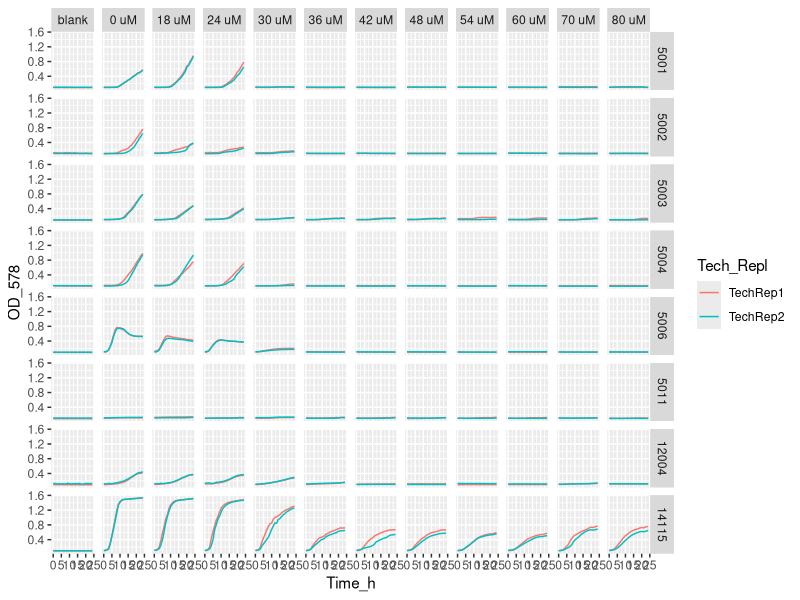
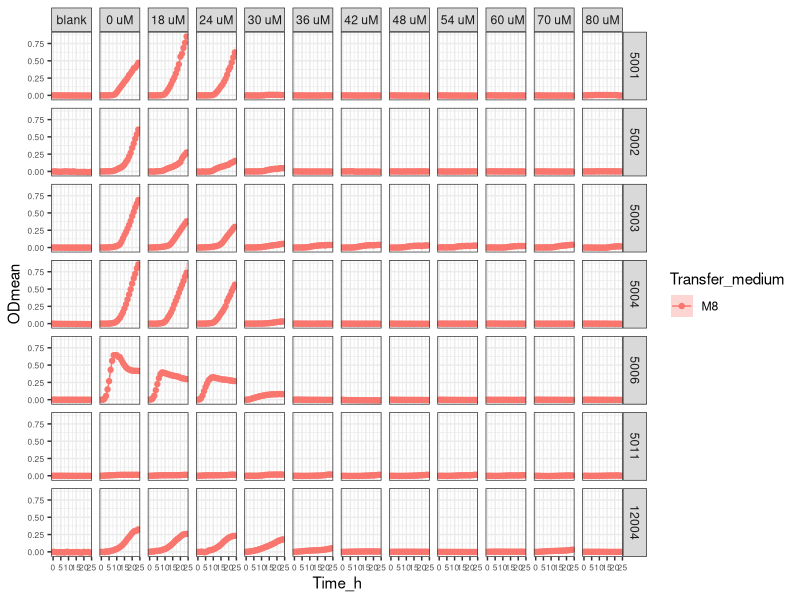

Write the R code that produced these figures, in order.
setwd("~/ITQB/Plate readings/Exp8_6plates_16112023")

library(tidyverse)

library(readxl)
Exp8a <- Exp8a_6plates_16112023_final <- read_excel("Exp8a_6plates_16112023_final_final.xlsx")
View(Exp8a) 

Exp8a_v1 <- Exp8a %>%
  pivot_longer(names_to = "Condition", values_to = "OD_578", cols = -Time_h)
Exp8a_v1
View(Exp8a_v1)


Exp8a_v2 <- separate(Exp8a_v1, Condition, 
                    c("Strain",
                      "Transfer_medium",
                      "Zn_condition", 
                      "Tech_Repl",
                      "Biol_Repl",
                      "TPEN_conc",
                      "Well_number"), 
                    sep = "_", remove = FALSE,
                    convert = FALSE)
View(Exp8a_v2)

Exp8a_v2$OD_578 <- as.numeric (Exp8a_v2$OD_578) #Because OD_578 values are character

Exp8a_v2$TPEN_conc <- factor(Exp8a_v2$TPEN_conc, levels = c("ctrTPENcells",
                                                          "ctrTPEN",
                                                          "3.6",
                                                          "4.8",
                                                          "6",
                                                          "7.2",
                                                          "8.4",
                                                          "9.6",
                                                          "10.8",
                                                          "12",
                                                          "14",
                                                          "16"))

Exp8a_v2 <- Exp8a_v2 %>% mutate(TPEN_conc = recode (TPEN_conc,
                                                  "ctrTPENcells" = "blank" ,
                                                  "ctrTPEN" = "0 uM",
                                                  "3.6"= "18 uM",
                                                  "4.8"= "24 uM",
                                                  "6" = "30 uM",
                                                  "7.2" = "36 uM",
                                                  "8.4" = "42 uM",
                                                  "9.6" = "48 uM",
                                                  "10.8" = "54 uM",
                                                  "12" = " 60 uM",
                                                  "14" = "70 uM",
                                                  "16" = "80 uM"))

Exp8a_v2$Strain <- factor(Exp8a_v2$Strain, levels = c("5001",
                                                    "5002",
                                                    "5003",
                                                    "5004",
                                                    "5006",
                                                    "5011",
                                                    "12004",
                                                    "14115"
))

Exp8a_v2 %>%
  ggplot(aes(x= Time_h, y=OD_578, color = Tech_Repl)) +
  geom_line() +
  facet_grid (Strain ~ TPEN_conc)

Exp8a_v3<- Exp8a_v2 %>% group_by(Strain, Transfer_medium, Zn_condition, Tech_Repl, Biol_Repl, Well_number) %>%
  mutate(blank = Time_h ==0)

View(Exp8a_v3)

Exp8a_v4 <- Exp8a_v3 %>%
  group_by(Strain, Transfer_medium, Zn_condition, Tech_Repl, Biol_Repl, Well_number) %>%
  mutate(OD = OD_578 - OD_578[blank]) %>%
  ungroup()


View(Exp8a_v4)

#Obtain the mean and sd
Exp8a_v5 <- Exp8a_v4 %>% group_by(Time_h, Strain, Transfer_medium, TPEN_conc) %>%
  summarise(ODmean = mean(OD), sdOD = sd(OD), n())

Exp8a_v5$Strain <- factor(Exp8a_v5$Strain, levels = c("5001",
                                                    "5002",
                                                    "5003",
                                                    "5004",
                                                    "5006",
                                                    "5011",
                                                    "12004",
                                                    "14115"                     
))


Exp8a_v5 <- Exp8a_v5 %>% mutate(TPEN_conc = recode (TPEN_conc,
                                                  "ctrTPEN" = "blank" ,
                                                  "ctrTPENcells" = "0 uM",
                                                  "3.6"= "18 uM",
                                                  "4.8"= "24 uM",
                                                  "6" = "30 uM",
                                                  "7.2" = "36 uM",
                                                  "8.4" = "42 uM",
                                                  "9.6" = "48 uM",
                                                  "10.8" = "54 uM",
                                                  "12" = " 60 uM",
                                                  "14" = "70 uM",
                                                  "16" = "80 uM"))


# stocks conc / 0.001(mM --> uM) / d.f (=2)--> conc TPEN (now in the table)

Exp8a_v5_filtered <- Exp8a_v5 %>% 
  filter(Strain != "14115")

Exp8a_v5_filtered  %>% 
  ggplot(aes(x = Time_h,
             y = ODmean,
             color = Transfer_medium
  )) +
  geom_point() + 
  geom_line() +
  geom_ribbon(aes(ymin=ODmean-sdOD, ymax=ODmean+sdOD, fill = Transfer_medium), 
              alpha = 0.3, colour = NA) + 
  facet_grid (Strain ~ TPEN_conc) +
  theme_bw() +
  theme(
    axis.text = element_text(size = 6)  # Decrease the size of the numbers on the axes
  )
